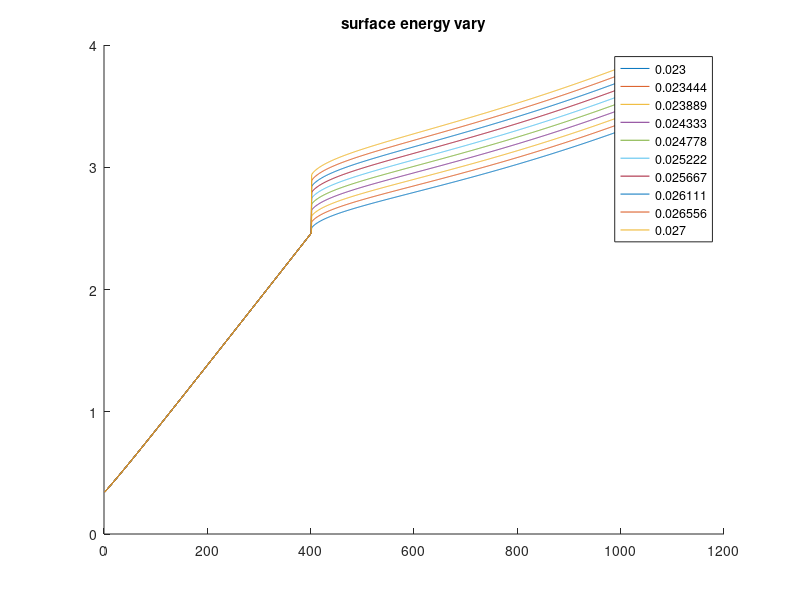

Recreate this plot in MATLAB.
clear all
% close all
n_particles = 2;
t_max = 10;
dt = 0.01;
t_durn = 0:dt:t_max;


% particle params
m = 1;
k=0.75;
damping_frac = 0.9;
R = 10;

%
diff_coef = 3.832e-10;
atomic_vol = 1.18e-7;
surface_energy = 2.5*0.01;
dihedral_angle = 146*(pi/180); % radians
density = 8920;
kT = 1.38e-23*1e3;

% initial vals
x = zeros(n_particles,length(t_durn));
y = zeros(n_particles,length(t_durn));

vx = zeros(n_particles,length(t_durn));
vy = zeros(n_particles,length(t_durn));

vrn_vec = zeros(1,length(t_durn));

force_e_x = zeros(1,length(t_durn));
force_e_y = zeros(1,length(t_durn));

force_d_x = zeros(1,length(t_durn));
force_d_y = zeros(1,length(t_durn));


force_v_x = zeros(1,length(t_durn));
force_v_y = zeros(1,length(t_durn));

force_s_x = zeros(1,length(t_durn));
force_s_y = zeros(1,length(t_durn));

force_total_x = zeros(1,length(t_durn));
force_total_y = zeros(1,length(t_durn));

a = zeros(1,length(t_durn));


forces_all_order = zeros(length(-0.5:0.5:3), length(t_durn));
e_forces_all_order = zeros(length(-0.5:0.5:3), length(t_durn));
d_forces_all_order = zeros(length(-0.5:0.5:3), length(t_durn));
v_forces_all_order = zeros(length(-0.5:0.5:3), length(t_durn));
s_forces_all_order = zeros(length(-0.5:0.5:3), length(t_durn));


% intialise
x(1,1) = rand;
x(2,1) = rand;

y(1,1) = rand;
y(2,1) = rand;

d = sqrt( (x(1,1) - x(2,1))^2  +  (y(1,1) - y(2,1))^2 );
if d >= 2*R
    while d > 2*R
        x(1,1) = rand;
        x(2,1) = rand;

        y(1,1) = rand;
        y(2,1) = rand;

        d = sqrt( (x(1,1) - x(2,1))^2  +  (y(1,1) - y(2,1))^2 );
    end
end

vx(1,1) = rand;
vx(2,1) = rand;

vy(1,1) = rand;
vy(2,1) = rand;
% initialize
t=2; ord = 1;
d = sqrt( (x(1,t-1) - x(2,t-1))^2  +  (y(1,t-1) - y(2,t-1))^2 );
force_e = k*(d^ord);
dx = ( x(1,t-1) - x(2,t-1) );
dy = ( y(1,t-1) - y(2,t-1) );
force_e_x(t-1) = force_e*(abs(dx)/d);
force_e_y(t-1) = force_e*(abs(dy)/d);

v1x = vx(1,t-1);
v1y = vy(1,t-1);

v2x = vx(2,t-1);
v2y = vy(2,t-1);

unit_vec = [dx, dy]./d;
v1n = v1x*unit_vec(1) + v1y*unit_vec(2);
v2n = v2x*unit_vec(1) + v2y*unit_vec(2);
vrn = v1n - v2n;
vrn_vec(t-1) = vrn;

%     force_d = damping_frac*sqrt(2*m*k)*vrn;
% according to other paper, so that penetration power can be kept at both
% terms
force_d = damping_frac*(d^ord)*sqrt(2*m*k)*vrn;
force_d_x(t-1) = force_d*(abs(dx)/d);
force_d_y(t-1) = force_d*(abs(dy)/d);

force_total_x(t-1) = force_e_x(t-1) + force_d_x(t-1);
force_total_y(t-1) = force_e_y(t-1) + force_d_y(t-1);


ord = 1;
% sensitivity
param_range = linspace(2.3*0.01,2.7*0.01,10);
figure
hold on
for param=param_range
    surface_energy = param;
    for t=2:length(t_durn)
        
        d = sqrt( (x(1,t-1) - x(2,t-1))^2  +  (y(1,t-1) - y(2,t-1))^2 );

        if d < R/5
            force_e = k*(d^ord);
            dx = ( x(1,t-1) - x(2,t-1) );
            dy = ( y(1,t-1) - y(2,t-1) );
            force_e_x(t) = force_e*(abs(dx)/d);
            force_e_y(t) = force_e*(abs(dy)/d);


            v1x = vx(1,t-1);
            v1y = vy(1,t-1);

            v2x = vx(2,t-1);
            v2y = vy(2,t-1);

            unit_vec = [dx, dy]./d;
            v1n = v1x*unit_vec(1) + v1y*unit_vec(2);
            v2n = v2x*unit_vec(1) + v2y*unit_vec(2);
            vrn = v1n - v2n;
            vrn_vec(t) = vrn;
            %     force_d = damping_frac*sqrt(2*m*k)*vrn;
            % according to other paper, so that penetration power can be kept at both
            % terms
            force_d = damping_frac*(d^ord)*sqrt(2*m*k)*vrn;
            force_d_x(t) = force_d*(abs(dx)/d);
            force_d_y(t) = force_d*(abs(dy)/d);

            force_total_x(t) = force_e_x(t) + force_d_x(t);
            force_total_y(t) = force_e_y(t) + force_d_y(t);

            e_forces_all_order(ord*2 + 2,:) = sqrt( (force_e_x).^2 + (force_e_y).^2  );
            d_forces_all_order(ord*2 + 2,:) = sqrt( (force_d_x).^2 + (force_d_y).^2  );
        else % d > r/2 else
            if a(t-1) == 0
                a(t-1) = 1.5*rand;
            end

            force_v = (pi*(a(t-1)^4))/(8*((diff_coef*atomic_vol)/(kT)));
            dx = ( x(1,t-1) - x(2,t-1) );
            dy = ( y(1,t-1) - y(2,t-1) );
            force_v_x(t) = force_v*(abs(dx)/d);
            force_v_y(t) = force_v*(abs(dy)/d);


            v1x = vx(1,t-1);
            v1y = vy(1,t-1);

            v2x = vx(2,t-1);
            v2y = vy(2,t-1);

            unit_vec = [-dx, -dy]./d;
            v1n = v1x*unit_vec(1) + v1y*unit_vec(2);
            v2n = v2x*unit_vec(1) + v2y*unit_vec(2);
            vrn = v1n - v2n;
            vrn_vec(t) = vrn;
            a(t) = sqrt(a(t-1)^2 -  2*R*vrn*dt);

            force_s = pi*(surface_energy)*(4*R*( 1 - 0.5*cos(dihedral_angle/2) ) + a(t-1)*sin(dihedral_angle/2) );
            force_s_x(t) = force_s*(abs(dx)/d);
            force_s_y(t) = force_s*(abs(dy)/d);


            force_total_x(t) = force_v_x(t) + force_s_x(t);
            force_total_y(t) = force_v_y(t) + force_s_y(t);


            v_forces_all_order(ord*2 + 2,:) = sqrt( (force_v_x).^2 + (force_v_y).^2  );
            s_forces_all_order(ord*2 + 2,:) = sqrt( (force_s_x).^2 + (force_s_y).^2  );


        end % d > r/2

        for n=1:n_particles
            vx(n,t) =  vx(n,t-1)+ (  (-1^n)*(force_total_x(t))/m   )*dt;
            vy(n,t) =  vy(n,t-1) + (  (-1^n)*(force_total_y(t))/m   )*dt;
        end

        for n=1:n_particles
            x(n,t) = x(n,t-1) + vx(n,t)*dt;
            y(n,t) = y(n,t-1) + vy(n,t)*dt;
        end
    end % t
 plot(sqrt( (force_total_x).^2 + (force_total_y).^2  ))
end % end of param
hold off
legend([strsplit(num2str(param_range))])
title('surface energy vary')




%     plot( sqrt( (x(1,:)-x(2,:)).^2 + (y(1,:)-y(2,:)).^2 ), 'LineWidth',3 )
%     plot(vrn_vec,'LineWidth',3)







